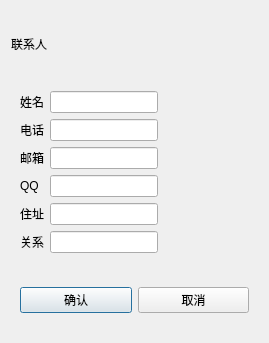
<?xml version="1.0" encoding="UTF-8"?>
<ui version="4.0">
 <class>Dlg_CtsAU</class>
 <widget class="QDialog" name="Dlg_CtsAU">
  <property name="geometry">
   <rect>
    <x>0</x>
    <y>0</y>
    <width>269</width>
    <height>343</height>
   </rect>
  </property>
  <property name="windowTitle">
   <string>Dialog</string>
  </property>
  <layout class="QGridLayout" name="gridLayout_3">
   <item row="0" column="0">
    <widget class="QLabel" name="lb_title">
     <property name="text">
      <string>联系人</string>
     </property>
     <property name="name" stdset="0">
      <string>title</string>
     </property>
    </widget>
   </item>
   <item row="1" column="0">
    <widget class="QWidget" name="widget" native="true">
     <layout class="QGridLayout" name="gridLayout_2">
      <item row="0" column="0">
       <widget class="QLabel" name="lb_name">
        <property name="text">
         <string>姓名</string>
        </property>
        <property name="name" stdset="0">
         <string>lb</string>
        </property>
       </widget>
      </item>
      <item row="0" column="1">
       <widget class="QLineEdit" name="le_name">
        <property name="name" stdset="0">
         <string>le</string>
        </property>
       </widget>
      </item>
      <item row="0" column="2">
       <spacer name="horizontalSpacer">
        <property name="orientation">
         <enum>Qt::Horizontal</enum>
        </property>
        <property name="sizeHint" stdset="0">
         <size>
          <width>86</width>
          <height>20</height>
         </size>
        </property>
       </spacer>
      </item>
      <item row="1" column="0">
       <widget class="QLabel" name="lb_tel">
        <property name="text">
         <string>电话</string>
        </property>
        <property name="name" stdset="0">
         <string>lb</string>
        </property>
       </widget>
      </item>
      <item row="1" column="1">
       <widget class="QLineEdit" name="le_tel">
        <property name="name" stdset="0">
         <string>le</string>
        </property>
       </widget>
      </item>
      <item row="1" column="2">
       <spacer name="horizontalSpacer_2">
        <property name="orientation">
         <enum>Qt::Horizontal</enum>
        </property>
        <property name="sizeHint" stdset="0">
         <size>
          <width>86</width>
          <height>20</height>
         </size>
        </property>
       </spacer>
      </item>
      <item row="2" column="0">
       <widget class="QLabel" name="lb_email">
        <property name="text">
         <string>邮箱</string>
        </property>
        <property name="name" stdset="0">
         <string>lb</string>
        </property>
       </widget>
      </item>
      <item row="2" column="1">
       <widget class="QLineEdit" name="le_email">
        <property name="name" stdset="0">
         <string>le</string>
        </property>
       </widget>
      </item>
      <item row="2" column="2">
       <spacer name="horizontalSpacer_3">
        <property name="orientation">
         <enum>Qt::Horizontal</enum>
        </property>
        <property name="sizeHint" stdset="0">
         <size>
          <width>86</width>
          <height>20</height>
         </size>
        </property>
       </spacer>
      </item>
      <item row="3" column="0">
       <widget class="QLabel" name="lb_qq">
        <property name="text">
         <string>QQ</string>
        </property>
        <property name="name" stdset="0">
         <string>lb</string>
        </property>
       </widget>
      </item>
      <item row="3" column="1">
       <widget class="QLineEdit" name="le_qq">
        <property name="name" stdset="0">
         <string>le</string>
        </property>
       </widget>
      </item>
      <item row="3" column="2">
       <spacer name="horizontalSpacer_4">
        <property name="orientation">
         <enum>Qt::Horizontal</enum>
        </property>
        <property name="sizeHint" stdset="0">
         <size>
          <width>86</width>
          <height>20</height>
         </size>
        </property>
       </spacer>
      </item>
      <item row="4" column="0">
       <widget class="QLabel" name="lb_address">
        <property name="text">
         <string>住址</string>
        </property>
        <property name="name" stdset="0">
         <string>lb</string>
        </property>
       </widget>
      </item>
      <item row="4" column="1">
       <widget class="QLineEdit" name="le_address">
        <property name="name" stdset="0">
         <string>le</string>
        </property>
       </widget>
      </item>
      <item row="4" column="2">
       <spacer name="horizontalSpacer_5">
        <property name="orientation">
         <enum>Qt::Horizontal</enum>
        </property>
        <property name="sizeHint" stdset="0">
         <size>
          <width>86</width>
          <height>20</height>
         </size>
        </property>
       </spacer>
      </item>
      <item row="5" column="0">
       <widget class="QLabel" name="lb_relation">
        <property name="text">
         <string>关系</string>
        </property>
        <property name="name" stdset="0">
         <string>lb</string>
        </property>
       </widget>
      </item>
      <item row="5" column="1">
       <widget class="QLineEdit" name="le_relation">
        <property name="name" stdset="0">
         <string>le</string>
        </property>
       </widget>
      </item>
      <item row="5" column="2">
       <spacer name="horizontalSpacer_6">
        <property name="orientation">
         <enum>Qt::Horizontal</enum>
        </property>
        <property name="sizeHint" stdset="0">
         <size>
          <width>86</width>
          <height>20</height>
         </size>
        </property>
       </spacer>
      </item>
     </layout>
    </widget>
   </item>
   <item row="2" column="0">
    <widget class="QWidget" name="widget_2" native="true">
     <layout class="QGridLayout" name="gridLayout">
      <item row="0" column="0">
       <widget class="QPushButton" name="btn_ok">
        <property name="text">
         <string>确认</string>
        </property>
        <property name="name" stdset="0">
         <string>btn</string>
        </property>
       </widget>
      </item>
      <item row="0" column="1">
       <widget class="QPushButton" name="btn_cancel">
        <property name="text">
         <string>取消</string>
        </property>
        <property name="name" stdset="0">
         <string>btn</string>
        </property>
       </widget>
      </item>
     </layout>
    </widget>
   </item>
  </layout>
 </widget>
 <resources/>
 <connections/>
</ui>
